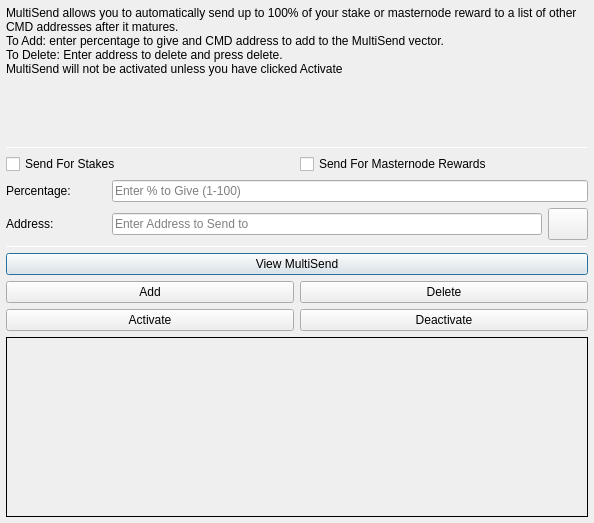
<?xml version="1.0" encoding="UTF-8"?>
<ui version="4.0">
 <class>MultiSendDialog</class>
 <widget class="QDialog" name="MultiSendDialog">
  <property name="windowModality">
   <enum>Qt::NonModal</enum>
  </property>
  <property name="geometry">
   <rect>
    <x>0</x>
    <y>0</y>
    <width>594</width>
    <height>523</height>
   </rect>
  </property>
  <property name="windowTitle">
   <string>MultiSend</string>
  </property>
  <layout class="QVBoxLayout" name="verticalLayout" stretch="0">
   <property name="leftMargin">
    <number>6</number>
   </property>
   <property name="topMargin">
    <number>6</number>
   </property>
   <property name="rightMargin">
    <number>6</number>
   </property>
   <property name="bottomMargin">
    <number>6</number>
   </property>
   <item>
    <layout class="QVBoxLayout" name="verticalLayout_Main" stretch="1,1,1,1,1,1">
     <item>
      <widget class="QLabel" name="label_2">
       <property name="lineWidth">
        <number>1</number>
       </property>
       <property name="text">
        <string>MultiSend allows you to automatically send up to 100% of your stake or masternode reward to a list of other CMD addresses after it matures.
To Add: enter percentage to give and CMD address to add to the MultiSend vector.
To Delete: Enter address to delete and press delete.
MultiSend will not be activated unless you have clicked Activate</string>
       </property>
       <property name="alignment">
        <set>Qt::AlignLeading|Qt::AlignLeft|Qt::AlignTop</set>
       </property>
       <property name="wordWrap">
        <bool>true</bool>
       </property>
      </widget>
     </item>
     <item>
      <widget class="Line" name="line">
       <property name="minimumSize">
        <size>
         <width>0</width>
         <height>1</height>
        </size>
       </property>
       <property name="maximumSize">
        <size>
         <width>16777215</width>
         <height>1</height>
        </size>
       </property>
       <property name="orientation">
        <enum>Qt::Horizontal</enum>
       </property>
      </widget>
     </item>
     <item>
      <layout class="QVBoxLayout" name="verticalLayout_Settings">
       <item>
        <layout class="QHBoxLayout" name="horizontalLayout">
         <item>
          <widget class="QCheckBox" name="multiSendStakeCheckBox">
           <property name="text">
            <string>Send For Stakes</string>
           </property>
          </widget>
         </item>
         <item>
          <widget class="QCheckBox" name="multiSendMasternodeCheckBox">
           <property name="text">
            <string>Send For Masternode Rewards</string>
           </property>
          </widget>
         </item>
        </layout>
       </item>
       <item>
        <layout class="QHBoxLayout" name="horizontalLayout_6">
         <item>
          <widget class="QLabel" name="label">
           <property name="minimumSize">
            <size>
             <width>100</width>
             <height>0</height>
            </size>
           </property>
           <property name="toolTip">
            <string>Percentage of stake to send</string>
           </property>
           <property name="text">
            <string>Percentage:</string>
           </property>
          </widget>
         </item>
         <item>
          <widget class="QLineEdit" name="multiSendPercentEdit">
           <property name="toolTip">
            <string>Enter whole numbers 1 - 100</string>
           </property>
           <property name="placeholderText">
            <string>Enter % to Give (1-100)</string>
           </property>
          </widget>
         </item>
        </layout>
       </item>
       <item>
        <layout class="QHBoxLayout" name="horizontalLayout_7">
         <item>
          <widget class="QLabel" name="label_5">
           <property name="minimumSize">
            <size>
             <width>100</width>
             <height>0</height>
            </size>
           </property>
           <property name="toolTip">
            <string>Address to send portion of stake to</string>
           </property>
           <property name="text">
            <string>Address:</string>
           </property>
          </widget>
         </item>
         <item>
          <widget class="QLineEdit" name="multiSendAddressEdit">
           <property name="toolTip">
            <string/>
           </property>
           <property name="placeholderText">
            <string>Enter Address to Send to</string>
           </property>
          </widget>
         </item>
         <item>
          <widget class="QPushButton" name="addressBookButton">
           <property name="maximumSize">
            <size>
             <width>16777215</width>
             <height>32</height>
            </size>
           </property>
           <property name="toolTip">
            <string>Choose an address from the address book</string>
           </property>
           <property name="text">
            <string/>
           </property>
           <property name="icon">
            <iconset resource="../cmd.qrc">
             <normaloff>:/icons/address-book</normaloff>:/icons/address-book</iconset>
           </property>
           <property name="shortcut">
            <string>Alt+A</string>
           </property>
           <property name="autoDefault">
            <bool>false</bool>
           </property>
          </widget>
         </item>
        </layout>
       </item>
      </layout>
     </item>
     <item>
      <widget class="Line" name="line_2">
       <property name="minimumSize">
        <size>
         <width>0</width>
         <height>1</height>
        </size>
       </property>
       <property name="maximumSize">
        <size>
         <width>16777215</width>
         <height>1</height>
        </size>
       </property>
       <property name="orientation">
        <enum>Qt::Horizontal</enum>
       </property>
      </widget>
     </item>
     <item>
      <layout class="QVBoxLayout" name="verticalLayout_Buttons">
       <item>
        <layout class="QHBoxLayout" name="horizontalLayout_4">
         <item>
          <widget class="QPushButton" name="viewButton">
           <property name="toolTip">
            <string/>
           </property>
           <property name="statusTip">
            <string>View MultiSend Vector</string>
           </property>
           <property name="text">
            <string>View MultiSend</string>
           </property>
          </widget>
         </item>
        </layout>
       </item>
       <item>
        <layout class="QHBoxLayout" name="horizontalLayout_2">
         <item>
          <widget class="QPushButton" name="addButton">
           <property name="toolTip">
            <string/>
           </property>
           <property name="statusTip">
            <string>Add to MultiSend Vector</string>
           </property>
           <property name="text">
            <string>Add</string>
           </property>
          </widget>
         </item>
         <item>
          <widget class="QPushButton" name="deleteButton">
           <property name="toolTip">
            <string/>
           </property>
           <property name="statusTip">
            <string>Delete Address From MultiSend Vector</string>
           </property>
           <property name="text">
            <string>Delete</string>
           </property>
          </widget>
         </item>
        </layout>
       </item>
       <item>
        <layout class="QHBoxLayout" name="horizontalLayout_5">
         <item>
          <widget class="QPushButton" name="activateButton">
           <property name="statusTip">
            <string>Activate MultiSend</string>
           </property>
           <property name="text">
            <string>Activate</string>
           </property>
          </widget>
         </item>
         <item>
          <widget class="QPushButton" name="disableButton">
           <property name="statusTip">
            <string>Deactivate MultiSend</string>
           </property>
           <property name="text">
            <string>Deactivate</string>
           </property>
          </widget>
         </item>
        </layout>
       </item>
      </layout>
     </item>
     <item>
      <widget class="QLabel" name="message">
       <property name="minimumSize">
        <size>
         <width>0</width>
         <height>180</height>
        </size>
       </property>
       <property name="frameShape">
        <enum>QFrame::Panel</enum>
       </property>
       <property name="frameShadow">
        <enum>QFrame::Plain</enum>
       </property>
       <property name="lineWidth">
        <number>1</number>
       </property>
       <property name="midLineWidth">
        <number>1</number>
       </property>
       <property name="text">
        <string/>
       </property>
       <property name="alignment">
        <set>Qt::AlignLeading|Qt::AlignLeft|Qt::AlignTop</set>
       </property>
       <property name="wordWrap">
        <bool>true</bool>
       </property>
      </widget>
     </item>
    </layout>
   </item>
  </layout>
 </widget>
 <resources>
  <include location="../cmd.qrc"/>
 </resources>
 <connections/>
</ui>
